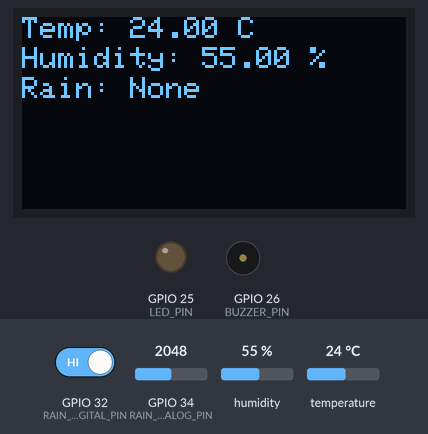
A sketch run on a simulated ESP32. Shown: 128×64 one-colour display, output pins drawn as LEDs (lit = HIGH), buzzer (waves = sounding, pin HIGH). The test bench sets the inputs (shaded band); at power-on: GPIO 34 (RAIN_SENSOR_ANALOG_PIN) = 2048, humidity 55 %, temperature 24 °C, GPIO 32 (RAIN_SENSOR_DIGITAL_PIN) HIGH. WiFi joins after 1.5 s; servers stay silent unless stated.

Above: at 3.0 s.
3.1 s: GPIO 34 (RAIN_SENSOR_ANALOG_PIN) set to 548
5.1 s: GPIO 34 (RAIN_SENSOR_ANALOG_PIN) set to 469
At 6.7 s:
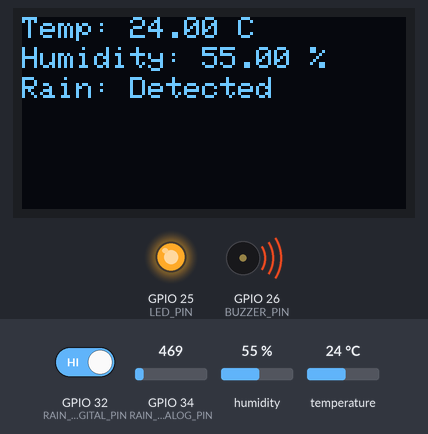
7.5 s: humidity set to 22 %
At 9.2 s:
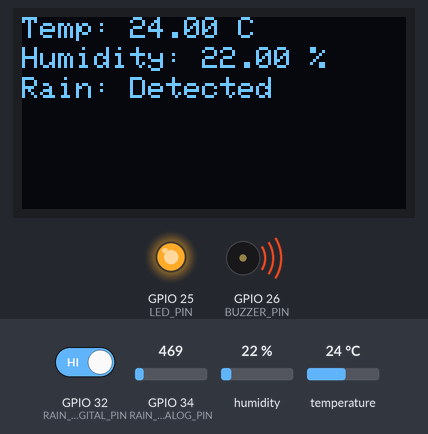
9.5 s: GPIO 34 (RAIN_SENSOR_ANALOG_PIN) set to 540
At 10.5 s:
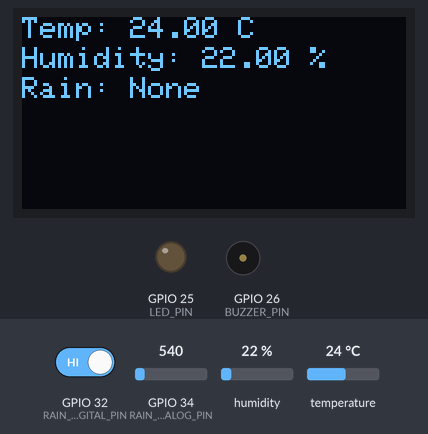
11.6 s: temperature set to 12 °C
At 13.0 s:
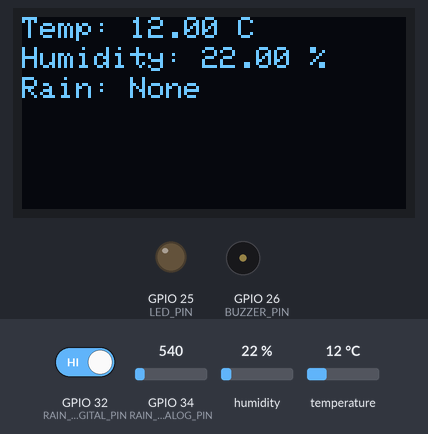
13.6 s: GPIO 32 (RAIN_SENSOR_DIGITAL_PIN) driven LOW
At 15.5 s:
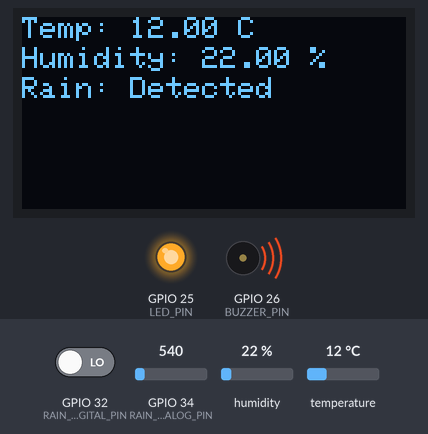
Timing chart, 0 to 16.7 s (numbered marks = the images above; inputs shaded):
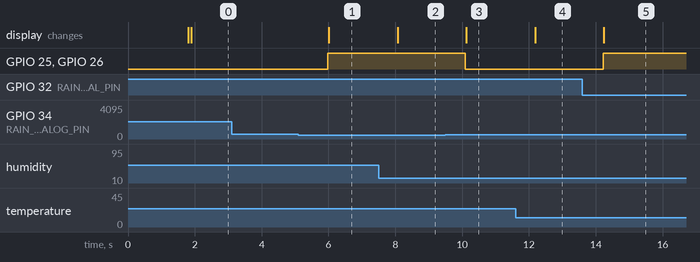

The sketch:

week8.ino
```cpp
// Blynk Credentials
#define BLYNK_TEMPLATE_ID "--"
#define BLYNK_TEMPLATE_NAME "WEEK 08"
#define BLYNK_AUTH_TOKEN "-----"


#include <WiFi.h>
#include <BlynkSimpleEsp32.h>
#include <Adafruit_SSD1306.h>
#include <DHT.h>


// WiFi credentials
char ssid[] = "S23";
char pass[] = "aman09877";

// Pin definitions
#define RAIN_SENSOR_ANALOG_PIN 34  // Analog rain sensor
#define RAIN_SENSOR_DIGITAL_PIN 32 // Digital rain sensor
#define BUZZER_PIN 26              // Buzzer
#define LED_PIN 25                 // LED for rain indication
#define DHT_PIN 4                  // DHT22 data pin

// OLED setup
#define SCREEN_WIDTH 128
#define SCREEN_HEIGHT 64
Adafruit_SSD1306 display(SCREEN_WIDTH, SCREEN_HEIGHT, &Wire, -1);

// DHT setup
#define DHTTYPE DHT22
DHT dht(DHT_PIN, DHTTYPE);

// Blynk virtual pins
#define TEMP_VPIN V1
#define HUMIDITY_VPIN V2
#define RAIN_STATUS_VPIN V3

// Rain threshold
#define RAIN_SENSOR_THRESHOLD 500  // Analog threshold for rain

void setup() {
  Serial.begin(115200);
  Blynk.begin(BLYNK_AUTH_TOKEN, ssid, pass);

  // Pin modes
  pinMode(RAIN_SENSOR_DIGITAL_PIN, INPUT);
  pinMode(BUZZER_PIN, OUTPUT);
  pinMode(LED_PIN, OUTPUT);

  dht.begin();

  // OLED initialization
  if(!display.begin(SSD1306_SWITCHCAPVCC, 0x3C)) {
    Serial.println(F("OLED allocation failed"));
    for(;;);
  }
  display.clearDisplay();
  display.display();
}

void loop() {
  Blynk.run();

  // Read rain sensor data
  int rainAnalogValue = analogRead(RAIN_SENSOR_ANALOG_PIN);
  int rainDigitalValue = digitalRead(RAIN_SENSOR_DIGITAL_PIN);

  // Temperature and humidity readings
  float temperature = dht.readTemperature();
  float humidity = dht.readHumidity();

  // Display data on OLED
  display.clearDisplay();
  display.setTextSize(1);
  display.setTextColor(SSD1306_WHITE);

  // Show temperature
  display.setCursor(0, 0);
  display.print("Temp: ");
  display.print(temperature);
  display.print(" C");

  // Show humidity
  display.setCursor(0, 10);
  display.print("Humidity: ");
  display.print(humidity);
  display.print(" %");

  // Rain detection logic
  display.setCursor(0, 20);
  if (rainDigitalValue == LOW || rainAnalogValue < RAIN_SENSOR_THRESHOLD) {
    display.print("Rain: Detected");
    digitalWrite(LED_PIN, HIGH);    // LED on
    digitalWrite(BUZZER_PIN, HIGH); // Buzzer on
    Blynk.virtualWrite(RAIN_STATUS_VPIN, 1); // Blynk update
    Blynk.logEvent("RAIN_DETECTED", "Rain has been detected!");
  } else {
    display.print("Rain: None");
    digitalWrite(LED_PIN, LOW);     // LED off
    digitalWrite(BUZZER_PIN, LOW);  // Buzzer off
    Blynk.virtualWrite(RAIN_STATUS_VPIN, 0); // Blynk update
  }

  display.display();

  // Update Blynk for temperature and humidity
  Blynk.virtualWrite(TEMP_VPIN, temperature);
  Blynk.virtualWrite(HUMIDITY_VPIN, humidity);

  delay(1000); // Update interval
}
```

Measured:
- the behaviour switches between 500 and 499 on GPIO 34 (RAIN_SENSOR_ANALOG_PIN) (found by bisection; images 0 and 1)
- after the input at 3.1 s, every drawn part: stays the same
- after the input at 5.1 s, GPIO 25 (LED_PIN), GPIO 26 (BUZZER_PIN): LOW → HIGH after 0.88 s; the display: changes after 0.91 s (image 1)
- after the input at 7.5 s, the display: changes after 0.57 s (image 2)
- after the input at 9.5 s, GPIO 25 (LED_PIN), GPIO 26 (BUZZER_PIN): HIGH → LOW after 0.60 s; the display: changes after 0.63 s (image 3)
- after the input at 11.6 s, the display: changes after 0.59 s (image 4)
- after the input at 13.6 s, GPIO 25 (LED_PIN), GPIO 26 (BUZZER_PIN): LOW → HIGH after 0.62 s; the display: changes after 0.64 s (image 5)
